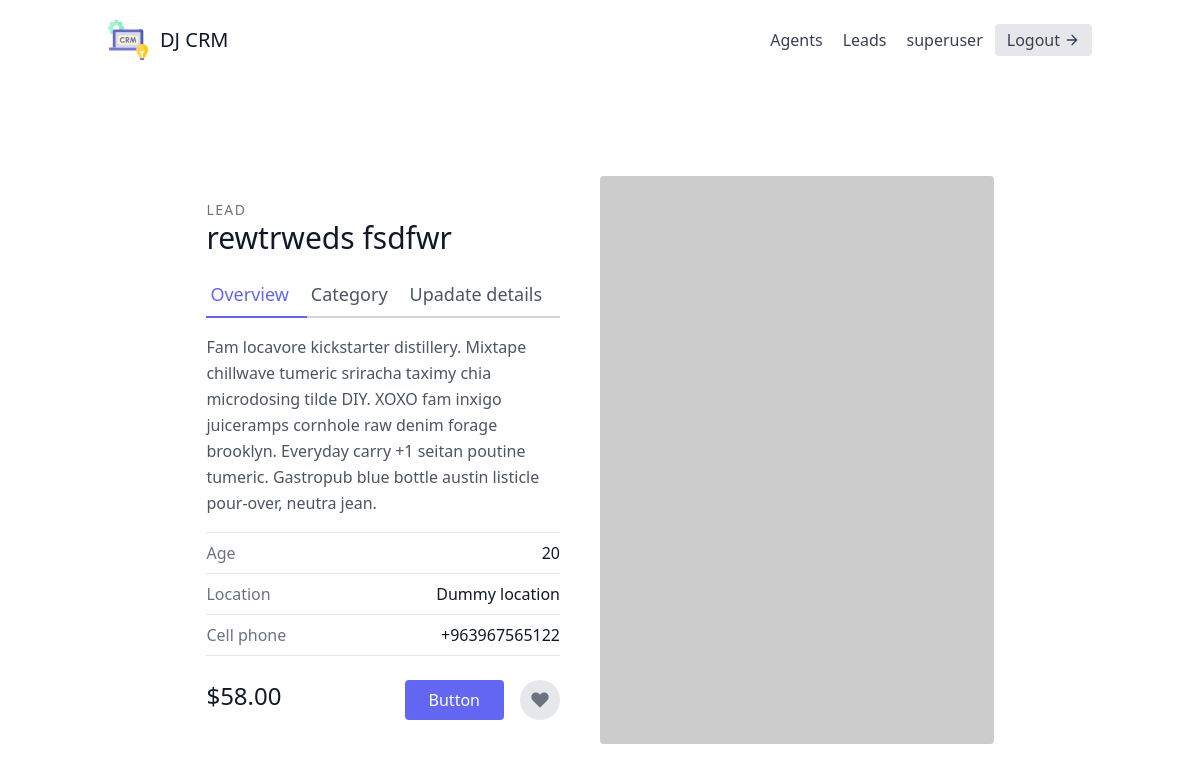
Page /leads/1 (signed in) on the committed database.
### leads/models.py (models this page shows, shortened)
class User(AbstractUser):
    is_organizer = models.BooleanField(default=True)
    is_agent = models.BooleanField(default=False)

class Lead(models.Model):
    SOURCE_CHOICES = (
        ("YouTube", "YouTube"),
        ("Google", "Google"),
        ("Newsletter", "Newsletter"),
    )
    first_name = models.CharField(max_length=20)
    last_name = models.CharField(max_length=20)
    agent = models.ForeignKey("Agent",null=True, blank=True, on_delete=models.SET_NULL)
    organization = models.ForeignKey(UserProfile, on_delete=models.CASCADE)
    age = models.IntegerField(default=0)
    phoned = models.BooleanField(default=False)
    source = models.CharField(choices=SOURCE_CHOICES, max_length=100)
    profile_picture = models.ImageField(blank=True, null=True)
    special_file = models.FileField(blank=True, null=True)
    category = models.ForeignKey("Category",related_name="leads", null=True, blank=True, on_delete=models.SET_NULL)

### leads/views.py (the view)
# urls.py: path("<int:pk>", LeadDetailView.as_view(), name="lead-detail"),
class LeadDetailView(OrganiserAndLoginRequiredMixin, generic.DetailView):
    template_name = "leads/lead_detail.html"
    context_object_name = "lead"
    def get_queryset(self):
        user = self.request.user
        if user.is_organizer:
            queryset = Lead.objects.filter(organization=user.userprofile)
        else:
            queryset = Lead.objects.filter(organization=user.agent.organization)
            queryset = queryset.filter(agent__user=user)
        return queryset

### agents/mixins.py (called while the page is built)
    def dispatch(self, request, *args, **kwargs):
        if not request.user.is_authenticated or not request.user.is_organizer:
            return redirect("leads:lead-list")
        return super().dispatch(request, *args, **kwargs)

### leads/templates/leads/lead_detail.html
{% extends "base.html" %}
{% block content %}
<section class="text-gray-600 body-font overflow-hidden">
    <div class="container px-5 py-24 mx-auto">
      <div class="lg:w-4/5 mx-auto flex flex-wrap">
        <div class="lg:w-1/2 w-full lg:pr-10 lg:py-6 mb-6 lg:mb-0">
          <h2 class="text-sm title-font text-gray-500 tracking-widest">LEAD</h2>
          <h1 class="text-gray-900 text-3xl title-font font-medium mb-4">{{lead.first_name}} {{lead.last_name}}</h1>
          <div class="flex mb-4">
            <a href = "{% url 'leads:lead-detail' lead.pk %}", class="flex-grow text-indigo-500 border-b-2 border-indigo-500 py-2 text-lg px-1">Overview</a>
            <a href = "{% url 'leads:lead-category-update' lead.pk %}", class="flex-grow border-b-2 border-gray-300 py-2 text-lg px-1">Category</a>
            <a href = "{% url 'leads:lead-update' lead.pk %}", class="flex-grow border-b-2 border-gray-300 py-2 text-lg px-1">Upadate details</a>
          </div>
          <p class="leading-relaxed mb-4">Fam locavore kickstarter distillery. Mixtape chillwave tumeric sriracha taximy chia microdosing tilde DIY. XOXO fam inxigo juiceramps cornhole raw denim forage brooklyn. Everyday carry +1 seitan poutine tumeric. Gastropub blue bottle austin listicle pour-over, neutra jean.</p>
          <div class="flex border-t border-gray-200 py-2">
            <span class="text-gray-500">Age</span>
            <span class="ml-auto text-gray-900">{{lead.age}}</span>
          </div>
          <div class="flex border-t border-gray-200 py-2">
            <span class="text-gray-500">Location</span>
            <span class="ml-auto text-gray-900">Dummy location</span>
          </div>
          <div class="flex border-t border-b mb-6 border-gray-200 py-2">
            <span class="text-gray-500">Cell phone</span>
            <span class="ml-auto text-gray-900">+963967565122</span>
          </div>
          <div class="flex">
            <span class="title-font font-medium text-2xl text-gray-900">$58.00</span>
            <button class="flex ml-auto text-white bg-indigo-500 border-0 py-2 px-6 focus:outline-none hover:bg-indigo-600 rounded">Button</button>
            <button class="rounded-full w-10 h-10 bg-gray-200 p-0 border-0 inline-flex items-center justify-center text-gray-500 ml-4">
              <svg fill="currentColor" stroke-linecap="round" stroke-linejoin="round" stroke-width="2" class="w-5 h-5" viewBox="0 0 24 24">
                <path d="M20.84 4.61a5.5 5.5 0 00-7.78 0L12 5.67l-1.06-1.06a5.5 5.5 0 00-7.78 7.78l1.06 1.06L12 21.23l7.78-7.78 1.06-1.06a5.5 5.5 0 000-7.78z"></path>
              </svg>
            </button>
          </div>
        </div>
        <img alt="ecommerce" class="lg:w-1/2 w-full lg:h-auto h-64 object-cover object-center rounded" src="https://dummyimage.com/400x400">
      </div>
    </div>
  </section>
{% endblock content %}

### templates/navbar.html (shortened to what this page needs)
<header class="text-gray-700 body-font">
    <div class="container mx-auto flex flex-wrap p-5 flex-col md:flex-row items-center">
      <a href="" class="flex title-font font-medium items-center text-gray-900 mb-4 md:mb-0">
        <span class="ml-3 text-xl">DJ CRM</span>
      </a>
      <nav class="md:ml-auto flex flex-wrap items-center text-base justify-center">
          {% if not request.user.is_authenticated %}
            <a href="{% url 'signup'%}" class="mr-5 hover:text-gray-900">Signup</a>
          {% else %}
            {% if request.user.is_organizer %}
              <a href="{% url 'agents:agent-list' %}" class="mr-5 hover:text-gray-900">Agents</a>
            {% endif %}
              <a href="{% url 'leads:lead-list' %}" class="mr-5 hover:text-gray-900">Leads</a>
          {% endif %}
        </nav>
      {% if request.user.is_authenticated %}
      {{request.user.username}}
      <a href="{% url 'logout'%}" class="ml-3 inline-flex items-center bg-gray-200 border-0 py-1 px-3 focus:outline-none hover:bg-gray-300 rounded text-base mt-4 md:mt-0">
        Logout
          <svg fill="none" stroke="currentColor" stroke-linecap="round" stroke-linejoin="round" stroke-width="2" class="w-4 h-4 ml-1" viewBox="0 0 24 24">
              <path d="M5 12h14M12 5l7 7-7 7"></path>
          </svg>
      </a>
      {% endif %}
    </div>
</header>

### rows in the picture
User: user.username "superuser"
Lead: first_name "rewtrweds", last_name "fsdfwr", age "20"
